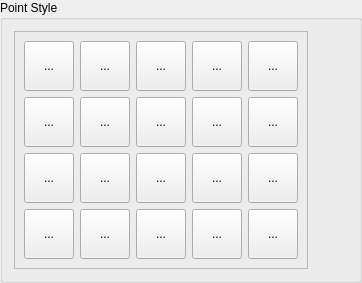
           <widget class="QGroupBox" name="gbPointStyle">
            <property name="title">
             <string>Point Style</string>
            </property>
            <layout class="QGridLayout" name="gridLayout_13">
             <item row="0" column="2">
              <widget class="QFrame" name="frame_2">
               <property name="minimumSize">
                <size>
                 <width>0</width>
                 <height>200</height>
                </size>
               </property>
               <property name="maximumSize">
                <size>
                 <width>300</width>
                 <height>16777215</height>
                </size>
               </property>
               <property name="styleSheet">
                <string notr="true">QToolButton::checked{
    background: palette(dark);
}</string>
               </property>
               <property name="frameShape">
                <enum>QFrame::StyledPanel</enum>
               </property>
               <property name="frameShadow">
                <enum>QFrame::Raised</enum>
               </property>
               <layout class="QGridLayout" name="gridLayout_14">
                <item row="0" column="0">
                 <widget class="QToolButton" name="bDot">
                  <property name="enabled">
                   <bool>true</bool>
                  </property>
                  <property name="minimumSize">
                   <size>
                    <width>50</width>
                    <height>50</height>
                   </size>
                  </property>
                  <property name="text">
                   <string>...</string>
                  </property>
                  <property name="icon">
                   <iconset resource="../../../res/icons/icons.qrc">
                    <normaloff>:/icons/point_dot.svg</normaloff>:/icons/point_dot.svg</iconset>
                  </property>
                  <property name="iconSize">
                   <size>
                    <width>40</width>
                    <height>40</height>
                   </size>
                  </property>
                  <property name="checkable">
                   <bool>true</bool>
                  </property>
                  <property name="autoExclusive">
                   <bool>true</bool>
                  </property>
                  <property name="popupMode">
                   <enum>QToolButton::InstantPopup</enum>
                  </property>
                  <property name="autoRaise">
                   <bool>false</bool>
                  </property>
                  <property name="arrowType">
                   <enum>Qt::NoArrow</enum>
                  </property>
                 </widget>
                </item>
                <item row="0" column="1">
                 <widget class="QToolButton" name="bBlank">
                  <property name="enabled">
                   <bool>true</bool>
                  </property>
                  <property name="minimumSize">
                   <size>
                    <width>50</width>
                    <height>50</height>
                   </size>
                  </property>
                  <property name="focusPolicy">
                   <enum>Qt::TabFocus</enum>
                  </property>
                  <property name="text">
                   <string>...</string>
                  </property>
                  <property name="icon">
                   <iconset resource="../../../res/icons/icons.qrc">
                    <normaloff>:/icons/point_blank.svg</normaloff>:/icons/point_blank.svg</iconset>
                  </property>
                  <property name="iconSize">
                   <size>
                    <width>40</width>
                    <height>40</height>
                   </size>
                  </property>
                  <property name="checkable">
                   <bool>true</bool>
                  </property>
                  <property name="autoExclusive">
                   <bool>true</bool>
                  </property>
                 </widget>
                </item>
                <item row="0" column="2">
                 <widget class="QToolButton" name="bPlus">
                  <property name="enabled">
                   <bool>true</bool>
                  </property>
                  <property name="minimumSize">
                   <size>
                    <width>50</width>
                    <height>50</height>
                   </size>
                  </property>
                  <property name="text">
                   <string>...</string>
                  </property>
                  <property name="icon">
                   <iconset resource="../../../res/icons/icons.qrc">
                    <normaloff>:/icons/point_plus.svg</normaloff>:/icons/point_plus.svg</iconset>
                  </property>
                  <property name="iconSize">
                   <size>
                    <width>40</width>
                    <height>40</height>
                   </size>
                  </property>
                  <property name="checkable">
                   <bool>true</bool>
                  </property>
                  <property name="autoExclusive">
                   <bool>true</bool>
                  </property>
                  <property name="popupMode">
                   <enum>QToolButton::DelayedPopup</enum>
                  </property>
                  <property name="autoRaise">
                   <bool>false</bool>
                  </property>
                  <property name="arrowType">
                   <enum>Qt::NoArrow</enum>
                  </property>
                 </widget>
                </item>
                <item row="0" column="3">
                 <widget class="QToolButton" name="bCross">
                  <property name="enabled">
                   <bool>true</bool>
                  </property>
                  <property name="minimumSize">
                   <size>
                    <width>50</width>
                    <height>50</height>
                   </size>
                  </property>
                  <property name="text">
                   <string>...</string>
                  </property>
                  <property name="icon">
                   <iconset resource="../../../res/icons/icons.qrc">
                    <normaloff>:/icons/point_cross.svg</normaloff>:/icons/point_cross.svg</iconset>
                  </property>
                  <property name="iconSize">
                   <size>
                    <width>40</width>
                    <height>40</height>
                   </size>
                  </property>
                  <property name="checkable">
                   <bool>true</bool>
                  </property>
                  <property name="autoExclusive">
                   <bool>true</bool>
                  </property>
                  <property name="popupMode">
                   <enum>QToolButton::InstantPopup</enum>
                  </property>
                  <property name="autoRaise">
                   <bool>false</bool>
                  </property>
                  <property name="arrowType">
                   <enum>Qt::NoArrow</enum>
                  </property>
                 </widget>
                </item>
                <item row="0" column="4">
                 <widget class="QToolButton" name="bTick">
                  <property name="enabled">
                   <bool>true</bool>
                  </property>
                  <property name="minimumSize">
                   <size>
                    <width>50</width>
                    <height>50</height>
                   </size>
                  </property>
                  <property name="text">
                   <string>...</string>
                  </property>
                  <property name="icon">
                   <iconset resource="../../../res/icons/icons.qrc">
                    <normaloff>:/icons/point_tick.svg</normaloff>:/icons/point_tick.svg</iconset>
                  </property>
                  <property name="iconSize">
                   <size>
                    <width>40</width>
                    <height>40</height>
                   </size>
                  </property>
                  <property name="checkable">
                   <bool>true</bool>
                  </property>
                  <property name="autoExclusive">
                   <bool>true</bool>
                  </property>
                  <property name="popupMode">
                   <enum>QToolButton::DelayedPopup</enum>
                  </property>
                  <property name="autoRaise">
                   <bool>false</bool>
                  </property>
                  <property name="arrowType">
                   <enum>Qt::NoArrow</enum>
                  </property>
                 </widget>
                </item>
                <item row="1" column="0">
                 <widget class="QToolButton" name="bDotCircle">
                  <property name="enabled">
                   <bool>true</bool>
                  </property>
                  <property name="minimumSize">
                   <size>
                    <width>50</width>
                    <height>50</height>
                   </size>
                  </property>
                  <property name="text">
                   <string>...</string>
                  </property>
                  <property name="icon">
                   <iconset resource="../../../res/icons/icons.qrc">
                    <normaloff>:/icons/point_dot_circle.svg</normaloff>:/icons/point_dot_circle.svg</iconset>
                  </property>
                  <property name="iconSize">
                   <size>
                    <width>40</width>
                    <height>40</height>
                   </size>
                  </property>
                  <property name="checkable">
                   <bool>true</bool>
                  </property>
                  <property name="autoExclusive">
                   <bool>true</bool>
                  </property>
                  <property name="popupMode">
                   <enum>QToolButton::InstantPopup</enum>
                  </property>
                  <property name="autoRaise">
                   <bool>false</bool>
                  </property>
                  <property name="arrowType">
                   <enum>Qt::NoArrow</enum>
                  </property>
                 </widget>
                </item>
                <item row="1" column="1">
                 <widget class="QToolButton" name="bBlankCircle">
                  <property name="enabled">
                   <bool>true</bool>
                  </property>
                  <property name="minimumSize">
                   <size>
                    <width>50</width>
                    <height>50</height>
                   </size>
                  </property>
                  <property name="text">
                   <string>...</string>
                  </property>
                  <property name="icon">
                   <iconset resource="../../../res/icons/icons.qrc">
                    <normaloff>:/icons/point_blank_circle.svg</normaloff>:/icons/point_blank_circle.svg</iconset>
                  </property>
                  <property name="iconSize">
                   <size>
                    <width>40</width>
                    <height>40</height>
                   </size>
                  </property>
                  <property name="checkable">
                   <bool>true</bool>
                  </property>
                  <property name="autoExclusive">
                   <bool>true</bool>
                  </property>
                  <property name="popupMode">
                   <enum>QToolButton::InstantPopup</enum>
                  </property>
                  <property name="autoRaise">
                   <bool>false</bool>
                  </property>
                  <property name="arrowType">
                   <enum>Qt::NoArrow</enum>
                  </property>
                 </widget>
                </item>
                <item row="1" column="2">
                 <widget class="QToolButton" name="bPlusCircle">
                  <property name="enabled">
                   <bool>true</bool>
                  </property>
                  <property name="minimumSize">
                   <size>
                    <width>50</width>
                    <height>50</height>
                   </size>
                  </property>
                  <property name="text">
                   <string>...</string>
                  </property>
                  <property name="icon">
                   <iconset resource="../../../res/icons/icons.qrc">
                    <normaloff>:/icons/point_plus_circle.svg</normaloff>:/icons/point_plus_circle.svg</iconset>
                  </property>
                  <property name="iconSize">
                   <size>
                    <width>40</width>
                    <height>40</height>
                   </size>
                  </property>
                  <property name="checkable">
                   <bool>true</bool>
                  </property>
                  <property name="autoExclusive">
                   <bool>true</bool>
                  </property>
                  <property name="popupMode">
                   <enum>QToolButton::InstantPopup</enum>
                  </property>
                  <property name="autoRaise">
                   <bool>false</bool>
                  </property>
                  <property name="arrowType">
                   <enum>Qt::NoArrow</enum>
                  </property>
                 </widget>
                </item>
                <item row="1" column="3">
                 <widget class="QToolButton" name="bCrossCircle">
                  <property name="enabled">
                   <bool>true</bool>
                  </property>
                  <property name="minimumSize">
                   <size>
                    <width>50</width>
                    <height>50</height>
                   </size>
                  </property>
                  <property name="text">
                   <string>...</string>
                  </property>
                  <property name="icon">
                   <iconset resource="../../../res/icons/icons.qrc">
                    <normaloff>:/icons/point_cross_circle.svg</normaloff>:/icons/point_cross_circle.svg</iconset>
                  </property>
                  <property name="iconSize">
                   <size>
                    <width>40</width>
                    <height>40</height>
                   </size>
                  </property>
                  <property name="checkable">
                   <bool>true</bool>
                  </property>
                  <property name="autoExclusive">
                   <bool>true</bool>
                  </property>
                  <property name="popupMode">
                   <enum>QToolButton::InstantPopup</enum>
                  </property>
                  <property name="autoRaise">
                   <bool>false</bool>
                  </property>
                  <property name="arrowType">
                   <enum>Qt::NoArrow</enum>
                  </property>
                 </widget>
                </item>
                <item row="1" column="4">
                 <widget class="QToolButton" name="bTickCircle">
                  <property name="enabled">
                   <bool>true</bool>
                  </property>
                  <property name="minimumSize">
                   <size>
                    <width>50</width>
                    <height>50</height>
                   </size>
                  </property>
                  <property name="text">
                   <string>...</string>
                  </property>
                  <property name="icon">
                   <iconset resource="../../../res/icons/icons.qrc">
                    <normaloff>:/icons/point_tick_circle.svg</normaloff>:/icons/point_tick_circle.svg</iconset>
                  </property>
                  <property name="iconSize">
                   <size>
                    <width>40</width>
                    <height>40</height>
                   </size>
                  </property>
                  <property name="checkable">
                   <bool>true</bool>
                  </property>
                  <property name="autoExclusive">
                   <bool>true</bool>
                  </property>
                  <property name="popupMode">
                   <enum>QToolButton::InstantPopup</enum>
                  </property>
                  <property name="autoRaise">
                   <bool>false</bool>
                  </property>
                  <property name="arrowType">
                   <enum>Qt::NoArrow</enum>
                  </property>
                 </widget>
                </item>
                <item row="2" column="0">
                 <widget class="QToolButton" name="bDotSquare">
                  <property name="enabled">
                   <bool>true</bool>
                  </property>
                  <property name="minimumSize">
                   <size>
                    <width>50</width>
                    <height>50</height>
                   </size>
                  </property>
                  <property name="text">
                   <string>...</string>
                  </property>
                  <property name="icon">
                   <iconset resource="../../../res/icons/icons.qrc">
                    <normaloff>:/icons/point_dot_square.svg</normaloff>:/icons/point_dot_square.svg</iconset>
                  </property>
                  <property name="iconSize">
                   <size>
                    <width>40</width>
                    <height>40</height>
                   </size>
                  </property>
                  <property name="checkable">
                   <bool>true</bool>
                  </property>
                  <property name="autoExclusive">
                   <bool>true</bool>
                  </property>
                  <property name="popupMode">
                   <enum>QToolButton::InstantPopup</enum>
                  </property>
                  <property name="autoRaise">
                   <bool>false</bool>
                  </property>
                  <property name="arrowType">
                   <enum>Qt::NoArrow</enum>
                  </property>
                 </widget>
                </item>
                <item row="2" column="1">
                 <widget class="QToolButton" name="bBlankSquare">
                  <property name="enabled">
                   <bool>true</bool>
                  </property>
                  <property name="minimumSize">
                   <size>
                    <width>50</width>
                    <height>50</height>
                   </size>
                  </property>
                  <property name="text">
                   <string>...</string>
                  </property>
                  <property name="icon">
                   <iconset resource="../../../res/icons/icons.qrc">
                    <normaloff>:/icons/point_blank_square.svg</normaloff>:/icons/point_blank_square.svg</iconset>
                  </property>
                  <property name="iconSize">
                   <size>
                    <width>40</width>
                    <height>40</height>
                   </size>
                  </property>
                  <property name="checkable">
                   <bool>true</bool>
                  </property>
                  <property name="autoExclusive">
                   <bool>true</bool>
                  </property>
                  <property name="popupMode">
                   <enum>QToolButton::InstantPopup</enum>
                  </property>
                  <property name="autoRaise">
                   <bool>false</bool>
                  </property>
                  <property name="arrowType">
                   <enum>Qt::NoArrow</enum>
                  </property>
                 </widget>
                </item>
                <item row="2" column="2">
                 <widget class="QToolButton" name="bPlusSquare">
                  <property name="enabled">
                   <bool>true</bool>
                  </property>
                  <property name="minimumSize">
                   <size>
                    <width>50</width>
                    <height>50</height>
                   </size>
                  </property>
                  <property name="text">
                   <string>...</string>
                  </property>
                  <property name="icon">
                   <iconset resource="../../../res/icons/icons.qrc">
                    <normaloff>:/icons/point_plus_square.svg</normaloff>:/icons/point_plus_square.svg</iconset>
                  </property>
                  <property name="iconSize">
                   <size>
                    <width>40</width>
                    <height>40</height>
                   </size>
                  </property>
                  <property name="checkable">
                   <bool>true</bool>
                  </property>
                  <property name="autoExclusive">
                   <bool>true</bool>
                  </property>
                  <property name="popupMode">
                   <enum>QToolButton::InstantPopup</enum>
                  </property>
                  <property name="autoRaise">
                   <bool>false</bool>
                  </property>
                  <property name="arrowType">
                   <enum>Qt::NoArrow</enum>
                  </property>
                 </widget>
                </item>
                <item row="2" column="3">
                 <widget class="QToolButton" name="bCrossSquare">
                  <property name="enabled">
                   <bool>true</bool>
                  </property>
                  <property name="minimumSize">
                   <size>
                    <width>50</width>
                    <height>50</height>
                   </size>
                  </property>
                  <property name="text">
                   <string>...</string>
                  </property>
                  <property name="icon">
                   <iconset resource="../../../res/icons/icons.qrc">
                    <normaloff>:/icons/point_cross_square.svg</normaloff>:/icons/point_cross_square.svg</iconset>
                  </property>
                  <property name="iconSize">
                   <size>
                    <width>40</width>
                    <height>40</height>
                   </size>
                  </property>
                  <property name="checkable">
                   <bool>true</bool>
                  </property>
                  <property name="autoExclusive">
                   <bool>true</bool>
                  </property>
                  <property name="popupMode">
                   <enum>QToolButton::InstantPopup</enum>
                  </property>
                  <property name="autoRaise">
                   <bool>false</bool>
                  </property>
                  <property name="arrowType">
                   <enum>Qt::NoArrow</enum>
                  </property>
                 </widget>
                </item>
                <item row="2" column="4">
                 <widget class="QToolButton" name="bTickSquare">
                  <property name="enabled">
                   <bool>true</bool>
                  </property>
                  <property name="minimumSize">
                   <size>
                    <width>50</width>
                    <height>50</height>
                   </size>
                  </property>
                  <property name="text">
                   <string>...</string>
                  </property>
                  <property name="icon">
                   <iconset resource="../../../res/icons/icons.qrc">
                    <normaloff>:/icons/point_tick_square.svg</normaloff>:/icons/point_tick_square.svg</iconset>
                  </property>
                  <property name="iconSize">
                   <size>
                    <width>40</width>
                    <height>40</height>
                   </size>
                  </property>
                  <property name="checkable">
                   <bool>true</bool>
                  </property>
                  <property name="autoExclusive">
                   <bool>true</bool>
                  </property>
                  <property name="popupMode">
                   <enum>QToolButton::InstantPopup</enum>
                  </property>
                  <property name="autoRaise">
                   <bool>false</bool>
                  </property>
                  <property name="arrowType">
                   <enum>Qt::NoArrow</enum>
                  </property>
                 </widget>
                </item>
                <item row="3" column="0">
                 <widget class="QToolButton" name="bDotCircleSquare">
                  <property name="enabled">
                   <bool>true</bool>
                  </property>
                  <property name="minimumSize">
                   <size>
                    <width>50</width>
                    <height>50</height>
                   </size>
                  </property>
                  <property name="text">
                   <string>...</string>
                  </property>
                  <property name="icon">
                   <iconset resource="../../../res/icons/icons.qrc">
                    <normaloff>:/icons/point_dot_circle_square.svg</normaloff>:/icons/point_dot_circle_square.svg</iconset>
                  </property>
                  <property name="iconSize">
                   <size>
                    <width>40</width>
                    <height>40</height>
                   </size>
                  </property>
                  <property name="checkable">
                   <bool>true</bool>
                  </property>
                  <property name="autoExclusive">
                   <bool>true</bool>
                  </property>
                  <property name="popupMode">
                   <enum>QToolButton::InstantPopup</enum>
                  </property>
                  <property name="autoRaise">
                   <bool>false</bool>
                  </property>
                  <property name="arrowType">
                   <enum>Qt::NoArrow</enum>
                  </property>
                 </widget>
                </item>
                <item row="3" column="1">
                 <widget class="QToolButton" name="bBlankCircleSquare">
                  <property name="enabled">
                   <bool>true</bool>
                  </property>
                  <property name="minimumSize">
                   <size>
                    <width>50</width>
                    <height>50</height>
                   </size>
                  </property>
                  <property name="text">
                   <string>...</string>
                  </property>
                  <property name="icon">
                   <iconset resource="../../../res/icons/icons.qrc">
                    <normaloff>:/icons/point_blank_circle_square.svg</normaloff>:/icons/point_blank_circle_square.svg</iconset>
                  </property>
                  <property name="iconSize">
                   <size>
                    <width>40</width>
                    <height>40</height>
                   </size>
                  </property>
                  <property name="checkable">
                   <bool>true</bool>
                  </property>
                  <property name="autoExclusive">
                   <bool>true</bool>
                  </property>
                  <property name="popupMode">
                   <enum>QToolButton::InstantPopup</enum>
                  </property>
                  <property name="autoRaise">
                   <bool>false</bool>
                  </property>
                  <property name="arrowType">
                   <enum>Qt::NoArrow</enum>
                  </property>
                 </widget>
                </item>
                <item row="3" column="2">
                 <widget class="QToolButton" name="bPlusCircleSquare">
                  <property name="enabled">
                   <bool>true</bool>
                  </property>
                  <property name="minimumSize">
                   <size>
                    <width>50</width>
                    <height>50</height>
                   </size>
                  </property>
                  <property name="text">
                   <string>...</string>
                  </property>
                  <property name="icon">
                   <iconset resource="../../../res/icons/icons.qrc">
                    <normaloff>:/icons/point_plus_circle_square.svg</normaloff>:/icons/point_plus_circle_square.svg</iconset>
                  </property>
                  <property name="iconSize">
                   <size>
                    <width>40</width>
                    <height>40</height>
                   </size>
                  </property>
                  <property name="checkable">
                   <bool>true</bool>
                  </property>
                  <property name="autoExclusive">
                   <bool>true</bool>
                  </property>
                  <property name="popupMode">
                   <enum>QToolButton::InstantPopup</enum>
                  </property>
                  <property name="autoRaise">
                   <bool>false</bool>
                  </property>
                  <property name="arrowType">
                   <enum>Qt::NoArrow</enum>
                  </property>
                 </widget>
                </item>
                <item row="3" column="3">
                 <widget class="QToolButton" name="bCrossCircleSquare">
                  <property name="enabled">
                   <bool>true</bool>
                  </property>
                  <property name="minimumSize">
                   <size>
                    <width>50</width>
                    <height>50</height>
                   </size>
                  </property>
                  <property name="text">
                   <string>...</string>
                  </property>
                  <property name="icon">
                   <iconset resource="../../../res/icons/icons.qrc">
                    <normaloff>:/icons/point_cross_circle_square.svg</normaloff>:/icons/point_cross_circle_square.svg</iconset>
                  </property>
                  <property name="iconSize">
                   <size>
                    <width>40</width>
                    <height>40</height>
                   </size>
                  </property>
                  <property name="checkable">
                   <bool>true</bool>
                  </property>
                  <property name="autoExclusive">
                   <bool>true</bool>
                  </property>
                  <property name="popupMode">
                   <enum>QToolButton::InstantPopup</enum>
                  </property>
                  <property name="autoRaise">
                   <bool>false</bool>
                  </property>
                  <property name="arrowType">
                   <enum>Qt::NoArrow</enum>
                  </property>
                 </widget>
                </item>
                <item row="3" column="4">
                 <widget class="QToolButton" name="bTickCircleSquare">
                  <property name="enabled">
                   <bool>true</bool>
                  </property>
                  <property name="minimumSize">
                   <size>
                    <width>50</width>
                    <height>50</height>
                   </size>
                  </property>
                  <property name="text">
                   <string>...</string>
                  </property>
                  <property name="icon">
                   <iconset resource="../../../res/icons/icons.qrc">
                    <normaloff>:/icons/point_tick_circle_square.svg</normaloff>:/icons/point_tick_circle_square.svg</iconset>
                  </property>
                  <property name="iconSize">
                   <size>
                    <width>40</width>
                    <height>40</height>
                   </size>
                  </property>
                  <property name="checkable">
                   <bool>true</bool>
                  </property>
                  <property name="autoExclusive">
                   <bool>true</bool>
                  </property>
                  <property name="popupMode">
                   <enum>QToolButton::InstantPopup</enum>
                  </property>
                  <property name="autoRaise">
                   <bool>false</bool>
                  </property>
                  <property name="arrowType">
                   <enum>Qt::NoArrow</enum>
                  </property>
                 </widget>
                </item>
               </layout>
              </widget>
             </item>
             <item row="0" column="3">
              <spacer name="horizontalSpacer_6">
               <property name="orientation">
                <enum>Qt::Horizontal</enum>
               </property>
               <property name="sizeHint" stdset="0">
                <size>
                 <width>40</width>
                 <height>20</height>
                </size>
               </property>
              </spacer>
             </item>
            </layout>
           </widget>
